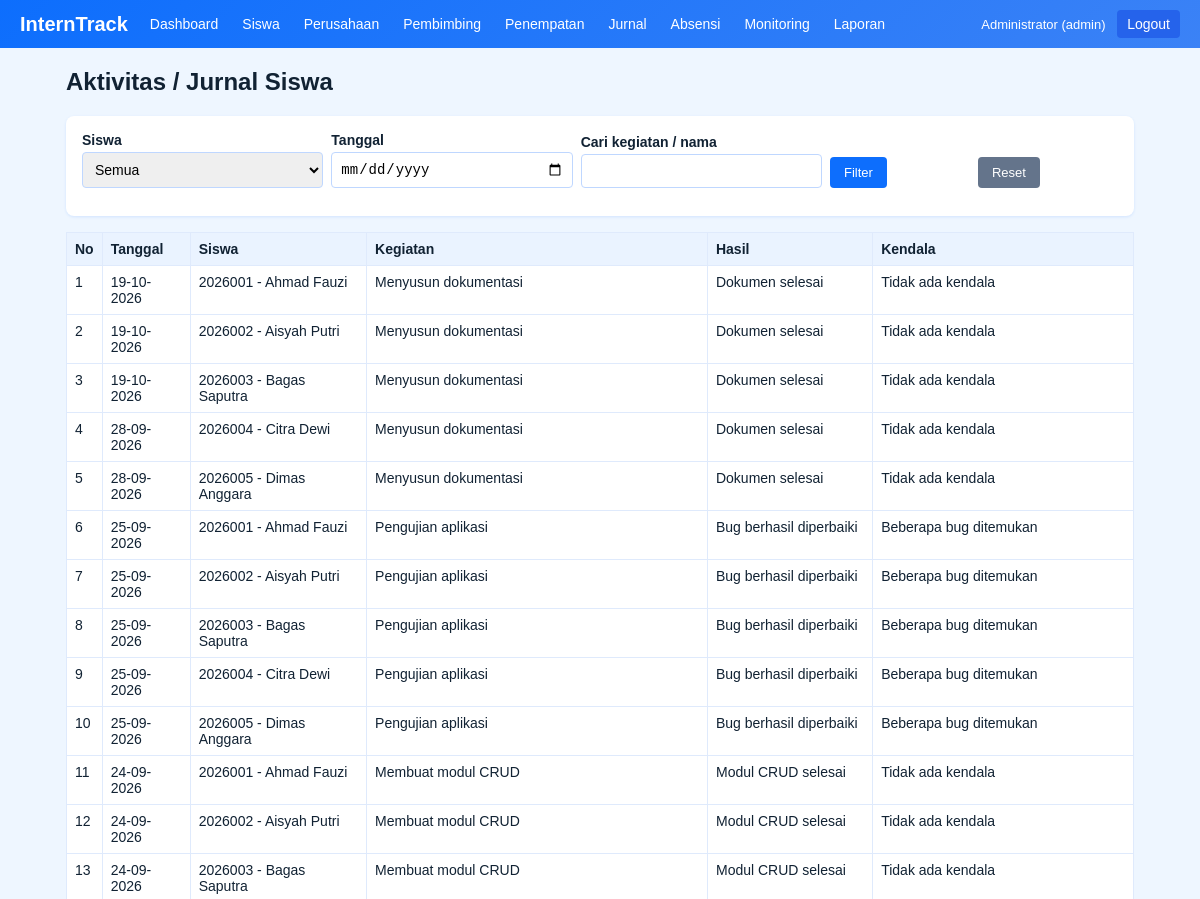
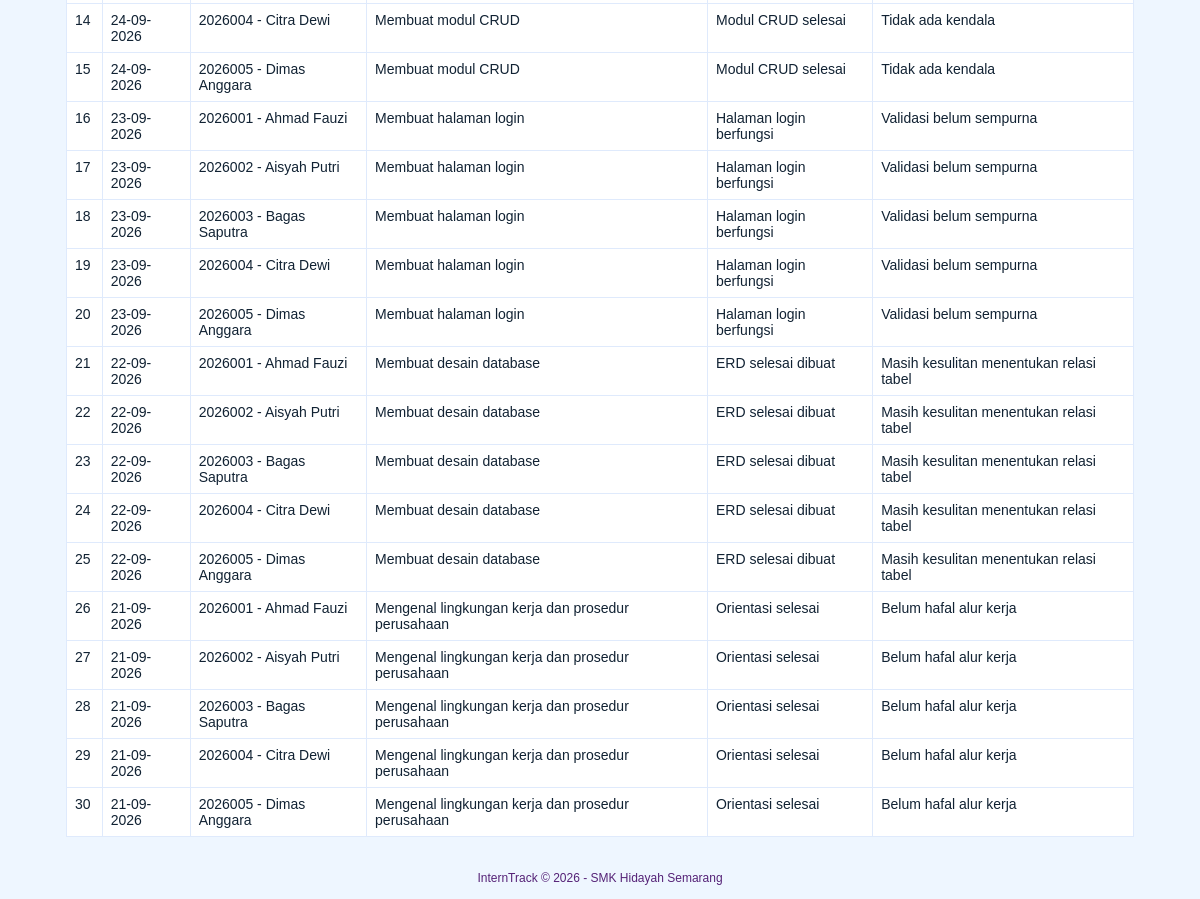
/admin/jurnal.php (signed in), run on the app's committed database (2 pictures, top to bottom).
### tables this page shows
CREATE TABLE jurnal (
  id INT AUTO_INCREMENT PRIMARY KEY,
  siswa_id INT NOT NULL,
  tanggal DATE NOT NULL,
  kegiatan TEXT NOT NULL,
  hasil TEXT,
  kendala TEXT,
  FOREIGN KEY (siswa_id) REFERENCES siswa(id) ON DELETE CASCADE
);

CREATE TABLE siswa (
  id INT AUTO_INCREMENT PRIMARY KEY,
  user_id INT NOT NULL,
  nis VARCHAR(20) NOT NULL UNIQUE,
  nama VARCHAR(100) NOT NULL,
  kelas VARCHAR(20) NOT NULL,
  jurusan VARCHAR(50) NOT NULL,
  no_hp VARCHAR(20),
  FOREIGN KEY (user_id) REFERENCES users(id) ON DELETE CASCADE
);

### config/koneksi.php (called while the page is built, shortened)
<?php
function e($s) {
    return htmlspecialchars((string)$s, ENT_QUOTES, 'UTF-8');
}
function tgl($d) {
    return $d ? date('d-m-Y', strtotime($d)) : '-';
}

### admin/jurnal.php (the view, shortened to what this page needs)
<?php
require __DIR__ . '/../config/koneksi.php';
$f_siswa = (int)($_GET['siswa'] ?? 0);
$q = trim($_GET['q'] ?? '');
$tanggal = $_GET['tanggal'] ?? '';
$where = []; $par = [];
$sql = "SELECT j.*, s.nis, s.nama FROM jurnal j JOIN siswa s ON s.id = j.siswa_id"
     . ($where ? " WHERE " . implode(' AND ', $where) : "") . " ORDER BY j.tanggal DESC, s.nama";
$st = $pdo->prepare($sql);
$st->execute($par);
$rows = $st->fetchAll();
$l_siswa = $pdo->query("SELECT id, nis, nama FROM siswa ORDER BY nama")->fetchAll();
include __DIR__ . '/../config/header.php';
?>
<div class="card">
    <form method="get" class="filter">
        <div><label>Siswa</label><select name="siswa"><option value="0">Semua</option>
            <?php foreach ($l_siswa as $x): ?><option value="<?= $x['id'] ?>" <?= $f_siswa == $x['id'] ? 'selected' : '' ?>><?= e($x['nis'] . ' - ' . $x['nama']) ?></option><?php endforeach; ?></select></div>
        <div><label>Tanggal</label><input type="date" name="tanggal" value="<?= e($tanggal) ?>"></div>
        <div><label>Cari kegiatan / nama</label><input type="text" name="q" value="<?= e($q) ?>"></div>
        <div style="flex:0"><button class="btn" type="submit">Filter</button></div>
        <div style="flex:0"><a class="btn abu" href="jurnal.php">Reset</a></div>
    </form>
</div>
<table>
    <tr><th>No</th><th>Tanggal</th><th>Siswa</th><th>Kegiatan</th><th>Hasil</th><th>Kendala</th></tr>
    <?php foreach ($rows as $i => $r): ?>
    <tr>
        <td><?= $i + 1 ?></td><td><?= tgl($r['tanggal']) ?></td><td><?= e($r['nis'] . ' - ' . $r['nama']) ?></td>
        <td><?= e($r['kegiatan']) ?></td><td><?= e($r['hasil']) ?></td><td><?= e($r['kendala']) ?></td>
    </tr>
    <?php endforeach; ?>
</table>
<?php include __DIR__ . '/../config/footer.php'; ?>

### assets/style.css (style rules this page uses)
* { box-sizing: border-box; }
body { font-family: Arial, sans-serif; margin: 0; background: #eef6ff; color: #123; }
.card { background: #fff; border-radius: 8px; padding: 16px; margin-bottom: 16px; box-shadow: 0 1px 3px rgba(13,110,253,.12); }
table { width: 100%; border-collapse: collapse; background: #fff; }
th, td { border: 1px solid #dfeafc; padding: 8px; text-align: left; font-size: 14px; vertical-align: top; }
th { background: #eaf3ff; }
label { display: block; margin: 10px 0 4px; font-weight: bold; font-size: 14px; }
input[type=text], input[type=password], input[type=date], input[type=number], select, textarea { width: 100%; padding: 8px; border: 1px solid #bfd7ff; border-radius: 4px; font-size: 14px; }
.btn { display: inline-block; background: #0d6efd; color: #fff; border: 0; padding: 8px 14px; border-radius: 4px; cursor: pointer; text-decoration: none; font-size: 13px; }
.btn.abu { background: #64748b; }
.filter { display: flex; flex-wrap: wrap; gap: 8px; margin-bottom: 12px; align-items: end; }
.filter > div { flex: 1; min-width: 140px; }
.filter label { margin-top: 0; }

### data on the page
jurnal: tanggal "19-10-2026", siswa.nama "2026001 - Ahmad Fauzi", kegiatan "Menyusun dokumentasi", hasil "Dokumen selesai", kendala "Tidak ada kendala"
jurnal: tanggal "19-10-2026", siswa.nama "2026002 - Aisyah Putri", kegiatan "Menyusun dokumentasi", hasil "Dokumen selesai", kendala "Tidak ada kendala"
jurnal: tanggal "19-10-2026", siswa.nama "2026003 - Bagas Saputra", kegiatan "Menyusun dokumentasi", hasil "Dokumen selesai", kendala "Tidak ada kendala"
jurnal: tanggal "28-09-2026", siswa.nama "2026004 - Citra Dewi", kegiatan "Menyusun dokumentasi", hasil "Dokumen selesai", kendala "Tidak ada kendala"
jurnal: tanggal "28-09-2026", siswa.nama "2026005 - Dimas Anggara", kegiatan "Menyusun dokumentasi", hasil "Dokumen selesai", kendala "Tidak ada kendala"
jurnal: tanggal "25-09-2026", siswa.nama "2026001 - Ahmad Fauzi", kegiatan "Pengujian aplikasi", hasil "Bug berhasil diperbaiki", kendala "Beberapa bug ditemukan"
jurnal: tanggal "25-09-2026", siswa.nama "2026002 - Aisyah Putri", kegiatan "Pengujian aplikasi", hasil "Bug berhasil diperbaiki", kendala "Beberapa bug ditemukan"
jurnal: tanggal "25-09-2026", siswa.nama "2026003 - Bagas Saputra", kegiatan "Pengujian aplikasi", hasil "Bug berhasil diperbaiki", kendala "Beberapa bug ditemukan"
jurnal: tanggal "25-09-2026", siswa.nama "2026004 - Citra Dewi", kegiatan "Pengujian aplikasi", hasil "Bug berhasil diperbaiki", kendala "Beberapa bug ditemukan"
jurnal: tanggal "25-09-2026", siswa.nama "2026005 - Dimas Anggara", kegiatan "Pengujian aplikasi", hasil "Bug berhasil diperbaiki", kendala "Beberapa bug ditemukan"
jurnal: tanggal "24-09-2026", siswa.nama "2026001 - Ahmad Fauzi", kegiatan "Membuat modul CRUD", hasil "Modul CRUD selesai", kendala "Tidak ada kendala"
jurnal: tanggal "24-09-2026", siswa.nama "2026002 - Aisyah Putri", kegiatan "Membuat modul CRUD", hasil "Modul CRUD selesai", kendala "Tidak ada kendala"
jurnal: tanggal "24-09-2026", siswa.nama "2026003 - Bagas Saputra", kegiatan "Membuat modul CRUD", hasil "Modul CRUD selesai", kendala "Tidak ada kendala"
jurnal: tanggal "24-09-2026", siswa.nama "2026004 - Citra Dewi", kegiatan "Membuat modul CRUD", hasil "Modul CRUD selesai", kendala "Tidak ada kendala"
jurnal: tanggal "24-09-2026", siswa.nama "2026005 - Dimas Anggara", kegiatan "Membuat modul CRUD", hasil "Modul CRUD selesai", kendala "Tidak ada kendala"
jurnal: tanggal "23-09-2026", siswa.nama "2026001 - Ahmad Fauzi", kegiatan "Membuat halaman login", hasil "Halaman login berfungsi", kendala "Validasi belum sempurna"
jurnal: tanggal "23-09-2026", siswa.nama "2026002 - Aisyah Putri", kegiatan "Membuat halaman login", hasil "Halaman login berfungsi", kendala "Validasi belum sempurna"
jurnal: tanggal "23-09-2026", siswa.nama "2026003 - Bagas Saputra", kegiatan "Membuat halaman login", hasil "Halaman login berfungsi", kendala "Validasi belum sempurna"
jurnal: tanggal "23-09-2026", siswa.nama "2026004 - Citra Dewi", kegiatan "Membuat halaman login", hasil "Halaman login berfungsi", kendala "Validasi belum sempurna"
jurnal: tanggal "23-09-2026", siswa.nama "2026005 - Dimas Anggara", kegiatan "Membuat halaman login", hasil "Halaman login berfungsi", kendala "Validasi belum sempurna"
jurnal: tanggal "22-09-2026", siswa.nama "2026001 - Ahmad Fauzi", kegiatan "Membuat desain database", hasil "ERD selesai dibuat", kendala "Masih kesulitan menentukan relasi tabel"
jurnal: tanggal "22-09-2026", siswa.nama "2026002 - Aisyah Putri", kegiatan "Membuat desain database", hasil "ERD selesai dibuat", kendala "Masih kesulitan menentukan relasi tabel"
jurnal: tanggal "22-09-2026", siswa.nama "2026003 - Bagas Saputra", kegiatan "Membuat desain database", hasil "ERD selesai dibuat", kendala "Masih kesulitan menentukan relasi tabel"
jurnal: tanggal "22-09-2026", siswa.nama "2026004 - Citra Dewi", kegiatan "Membuat desain database", hasil "ERD selesai dibuat", kendala "Masih kesulitan menentukan relasi tabel"
jurnal: tanggal "22-09-2026", siswa.nama "2026005 - Dimas Anggara", kegiatan "Membuat desain database", hasil "ERD selesai dibuat", kendala "Masih kesulitan menentukan relasi tabel"
jurnal: tanggal "21-09-2026", siswa.nama "2026001 - Ahmad Fauzi", kegiatan "Mengenal lingkungan kerja dan prosedur perusahaan", hasil "Orientasi selesai", kendala "Belum hafal alur kerja"
jurnal: tanggal "21-09-2026", siswa.nama "2026002 - Aisyah Putri", kegiatan "Mengenal lingkungan kerja dan prosedur perusahaan", hasil "Orientasi selesai", kendala "Belum hafal alur kerja"
jurnal: tanggal "21-09-2026", siswa.nama "2026003 - Bagas Saputra", kegiatan "Mengenal lingkungan kerja dan prosedur perusahaan", hasil "Orientasi selesai", kendala "Belum hafal alur kerja"
jurnal: tanggal "21-09-2026", siswa.nama "2026004 - Citra Dewi", kegiatan "Mengenal lingkungan kerja dan prosedur perusahaan", hasil "Orientasi selesai", kendala "Belum hafal alur kerja"
jurnal: tanggal "21-09-2026", siswa.nama "2026005 - Dimas Anggara", kegiatan "Mengenal lingkungan kerja dan prosedur perusahaan", hasil "Orientasi selesai", kendala "Belum hafal alur kerja"

### other printed values
$label "Dashboard"
$label "Siswa"
$label "Perusahaan"
$label "Pembimbing"
$label "Penempatan"
$label "Jurnal"
$label "Absensi"
$label "Monitoring"
$label "Laporan"
$_SESSION['user']['nama'] "Administrator"
$role "admin"
$judul "Aktivitas / Jurnal Siswa"
